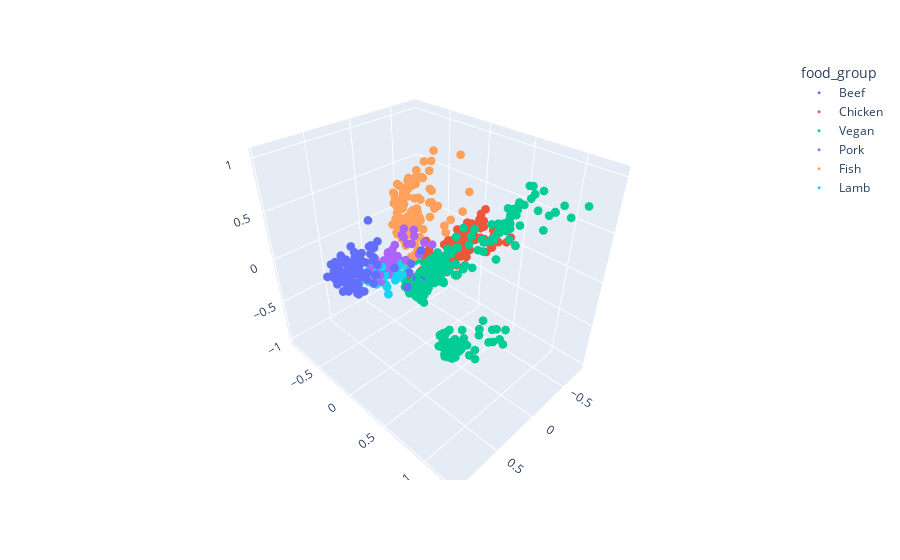

Notebook source saved alongside this figure:
### Code cell
fig = px.scatter_3d(df_full, x='PC_2', y='PC_3', z='PC_4', color='food_group')
fig.update_traces(marker=dict(size=3))
fig.update_layout(scene = dict(xaxis_title='',yaxis_title='',zaxis_title=''))

fig.show()
